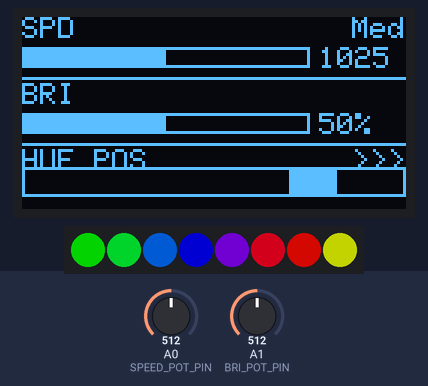
Recording of a sketch running on a simulated Arduino Uno, built with avr-gcc and run on an emulated ATmega328P. Shown: 128×64 one-colour display, 8 RGB LEDs in strip order, left to right. The test bench sets the inputs (shaded band); at power-on: A0 (SPEED_POT_PIN) = 512, A1 (BRI_POT_PIN) = 512. Dim RGB values are drawn brighter than linear.

Above: at 1.2 s.
1.3 s: A0 (SPEED_POT_PIN) set to 122
At 1.51 s:
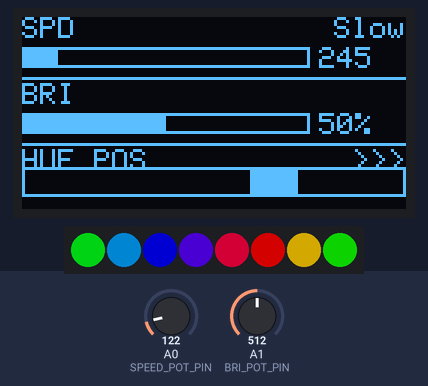
3.1 s: A0 (SPEED_POT_PIN) set to 306
At 3.53 s:
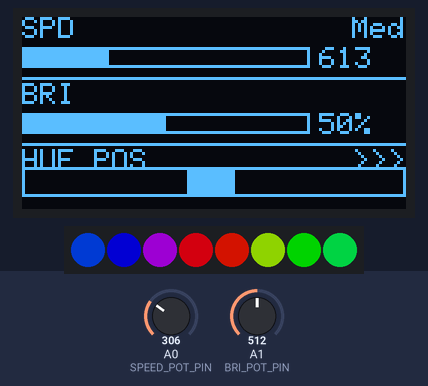
6.1 s: A1 (BRI_POT_PIN) set to 0
At 6.9 s:
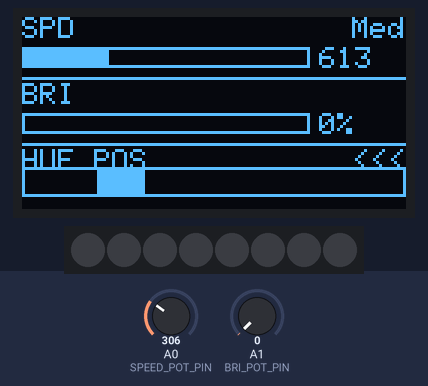
7.8 s: A1 (BRI_POT_PIN) set to 3
9.3 s: A1 (BRI_POT_PIN) set to 6
At 9.51 s:
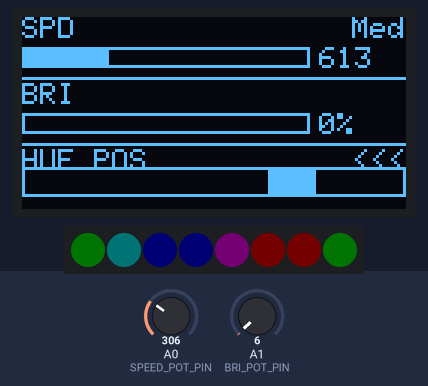
11.1 s: A0 (SPEED_POT_PIN) set to 0
At 11.9 s:
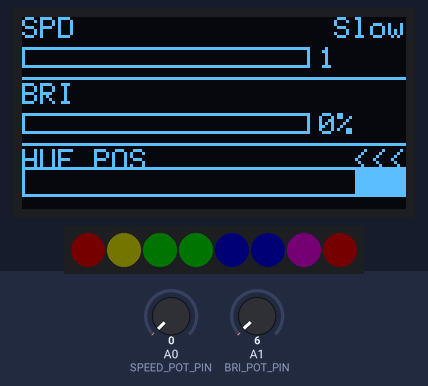
Timing chart, 0 to 49.3 s (numbered marks = the images above; inputs shaded):
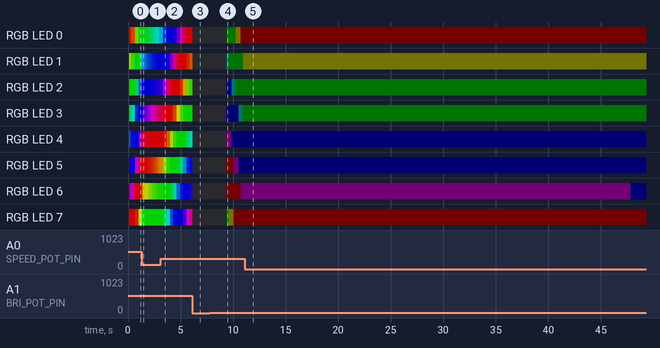

Measured:
- the behaviour switches between 4 and 5 on A1 (BRI_POT_PIN) (found by bisection; images 3 and 4)
- after the input at 1.3 s, the display: first differs from a run without the input after 0.16 s (image 1)
- after the input at 3.1 s, the display: changes after 0.28 s (image 2)
- after the input at 6.1 s, the display: first changes after 0.05 s (image 3 shows a later state)
- after the input at 9.3 s, the display: first changes after 0.09 s (image 4 shows a later state)
- after the input at 11.1 s, the display: changes after 0.06 s (image 5)

The sketch:

RainbowSpeedBriPotNeoPixelOLED.ino
```cpp
/**
 * Animates a cycling rainbow across an 8-LED WS2812B NeoPixel stick.
 * Two potentiometers control the animation speed and LED brightness.
 * An SSD1306 OLED display shows both values with bar graphs.
 *
 * The rainbow bounces back and forth through the hue wheel rather
 * than wrapping, matching the behavior of RainbowAnimationBidirectional.
 *
 * Pot 1 (A0): Controls animation speed (slow to fast)
 * Pot 2 (A1): Controls brightness (0-100%)
 *
 * The bottom section shows a bouncing position bar that tracks the
 * current hue offset as it sweeps through the color wheel, giving
 * a visual sense of the animation cycle on the monochrome display.
 *
 * Wiring:
 *  - Pot 1 wiper   → A0 (speed)
 *  - Pot 2 wiper   → A1 (brightness)
 *  - NeoPixel DIN  → Pin 7 (avoid pin 2 on Leonardo; it's I2C SDA)
 *  - NeoPixel VCC  → 5V
 *  - NeoPixel GND  → GND
 *  - OLED SDA      → SDA (pin 2 on Leonardo, A4 on Uno)
 *  - OLED SCL      → SCL (pin 3 on Leonardo, A5 on Uno)
 *
 * For our NeoPixel tutorials, see:
 * https://makeabilitylab.github.io/physcomp/advancedio/addressable-leds.html
 *
 * For our OLED tutorials, see:
 * https://makeabilitylab.github.io/physcomp/advancedio/oled.html
 *
 * By Jon E. Froehlich
 * @jonfroehlich
 * http://makeabilitylab.io
 *
 */

// Includes for OLED
#include <SPI.h>
#include <Wire.h>
#include <Adafruit_GFX.h>
#include <Adafruit_SSD1306.h>

// Include for NeoPixels
#include <Adafruit_NeoPixel.h>

#define SCREEN_WIDTH 128 // OLED display width, in pixels
#define SCREEN_HEIGHT 64 // OLED display height, in pixels

// Declaration for an SSD1306 display connected to I2C (SDA, SCL pins)
#define OLED_RESET     4 // Reset pin # (or -1 if sharing Arduino reset pin)
Adafruit_SSD1306 _display(SCREEN_WIDTH, SCREEN_HEIGHT, &Wire, OLED_RESET);

// NeoPixel configuration
const int NEOPIXEL_PIN = 7;  // Avoid pin 2 on Leonardo (I2C SDA)
const int NUM_LEDS = 8;
const uint32_t MAX_HUE = 65536; // Full circle (360°) in 16-bit hue
Adafruit_NeoPixel _strip(NUM_LEDS, NEOPIXEL_PIN, NEO_GRB + NEO_KHZ800);

// Potentiometer pins
const int SPEED_POT_PIN = A0;
const int BRI_POT_PIN = A1;
const int MAX_ANALOG_VAL = 1023;

// Animation state
int32_t _firstPixelHue = 0;
int8_t _direction = 1;  // 1 = forward, -1 = reverse

// Speed range: pot maps to a hue step per frame (1 = crawl, 2048 = fast)
const int MIN_HUE_STEP = 1;
const int MAX_HUE_STEP = 2048;

// Bar graph layout constants
const int BAR_X = 0;
const int BAR_WIDTH = 96;   // leaves room for value text to the right
const int BAR_HEIGHT = 7;

// Vertical layout: 2 data sections (20px each) + dividers + position bar
// Section 0: y=0..19   (SPD)
// Divider:   y=20
// Section 1: y=22..41  (BRI)
// Divider:   y=42
// Section 2: y=44..63  (hue position indicator)
const int SECTION_Y[] = { 0, 22, 44 };

// Position indicator bar
const int POS_BAR_Y = 50;
const int POS_BAR_HEIGHT = 10;

void setup()
{
  Serial.begin(9600);

  // Initialize the OLED
  // SSD1306_SWITCHCAPVCC = generate display voltage from 3.3V internally
  if(!_display.begin(SSD1306_SWITCHCAPVCC, 0x3D)) { // Address 0x3D for 128x64
    Serial.println(F("SSD1306 allocation failed"));
    for(;;); // Don't proceed, loop forever
  }

  _display.clearDisplay();
  _display.setTextColor(SSD1306_WHITE);

  // Initialize the NeoPixel strip
  _strip.begin();
  _strip.show(); // Initialize all pixels to off
}

void loop()
{
  // Read potentiometers (with brief delay for ADC multiplexer settling)
  int speedPotVal = analogRead(SPEED_POT_PIN);
  delay(1);
  int briPotVal = analogRead(BRI_POT_PIN);

  // Map pot values
  int hueStep = map(speedPotVal, 0, MAX_ANALOG_VAL, MIN_HUE_STEP, MAX_HUE_STEP);
  uint8_t brightness = map(briPotVal, 0, MAX_ANALOG_VAL, 0, 255);
  int briPercent = map(briPotVal, 0, MAX_ANALOG_VAL, 0, 100);

  // Advance the rainbow animation (bounce at boundaries)
  _firstPixelHue += hueStep * _direction;

  if(_firstPixelHue >= (int32_t)MAX_HUE) {
    _firstPixelHue = MAX_HUE;
    _direction = -1;
  } else if(_firstPixelHue <= 0) {
    _firstPixelHue = 0;
    _direction = 1;
  }

  // Update NeoPixels: spread the rainbow across all LEDs
  _strip.setBrightness(brightness);
  for(int i = 0; i < NUM_LEDS; i++) {
    uint32_t pixelHue = _firstPixelHue + (i * MAX_HUE / NUM_LEDS);
    _strip.setPixelColor(i, _strip.gamma32(_strip.ColorHSV(pixelHue)));
  }
  _strip.show();

  // ========== OLED DISPLAY ==========
  _display.clearDisplay();
  _display.setTextSize(1);

  // ========== SPD (section 0, y=0..19) ==========
  int y = SECTION_Y[0];
  _display.setCursor(0, y);
  _display.print(F("SPD"));

  // Speed label on the header row
  drawRightAlignedText(hueStep < 512 ? "Slow" : (hueStep < 1400 ? "Med" : "Fast"), y);

  // Bar graph + numeric step value beside it
  int speedBarFill = map(hueStep, MIN_HUE_STEP, MAX_HUE_STEP, 0, BAR_WIDTH - 2);
  drawBarGraph(BAR_X, y + 10, BAR_WIDTH, BAR_HEIGHT, speedBarFill);
  _display.setCursor(BAR_X + BAR_WIDTH + 3, y + 10);
  _display.print(hueStep);

  // ========== DIVIDER ==========
  _display.drawFastHLine(0, 20, SCREEN_WIDTH, SSD1306_WHITE);

  // ========== BRI (section 1, y=22..41) ==========
  y = SECTION_Y[1];
  _display.setCursor(0, y);
  _display.print(F("BRI"));

  // Bar graph + percentage beside it
  int briBarFill = map(briPercent, 0, 100, 0, BAR_WIDTH - 2);
  drawBarGraph(BAR_X, y + 10, BAR_WIDTH, BAR_HEIGHT, briBarFill);
  _display.setCursor(BAR_X + BAR_WIDTH + 3, y + 10);
  _display.print(briPercent);
  _display.print(F("%"));

  // ========== DIVIDER ==========
  _display.drawFastHLine(0, 42, SCREEN_WIDTH, SSD1306_WHITE);

  // ========== HUE POSITION INDICATOR (section 2, y=44..63) ==========
  y = SECTION_Y[2];
  _display.setCursor(0, y);
  _display.print(F("HUE POS"));

  // Show bounce direction with a small arrow
  drawRightAlignedText(_direction > 0 ? ">>>" : "<<<", y);

  // Draw a position bar showing where we are in the 0-65535 hue cycle.
  // The filled region represents the rainbow "window" that the 8 LEDs
  // span, bouncing back and forth across the full bar.
  _display.drawRect(0, POS_BAR_Y, SCREEN_WIDTH, POS_BAR_HEIGHT, SSD1306_WHITE);

  // Cursor position: where the first pixel's hue falls in the cycle
  // Reversed so the indicator matches the visual direction on the strip
  int cursorX = map(_firstPixelHue, 0, MAX_HUE - 1, SCREEN_WIDTH - 3, 1);
  int windowWidth = SCREEN_WIDTH / 8;  // the 8 LEDs span 1/8 of the wheel

  // Clamp the window to stay within the bar
  if(cursorX + windowWidth > SCREEN_WIDTH - 1) {
    cursorX = SCREEN_WIDTH - 1 - windowWidth;
  }
  if(cursorX < 1) {
    cursorX = 1;
  }

  _display.fillRect(cursorX, POS_BAR_Y + 1, windowWidth, POS_BAR_HEIGHT - 2, SSD1306_WHITE);

  _display.display();

  delay(10);
}

/**
 * Draws a horizontal bar graph: an outlined rectangle with a filled
 * portion representing the current value.
 *
 * @param x       Top-left x of the bar
 * @param y       Top-left y of the bar
 * @param w       Total width of the bar outline
 * @param h       Height of the bar
 * @param fillW   Width of the filled portion (0 to w-2)
 */
void drawBarGraph(int x, int y, int w, int h, int fillW) {
  _display.drawRect(x, y, w, h, SSD1306_WHITE);
  if(fillW > 0) {
    _display.fillRect(x + 1, y + 1, fillW, h - 2, SSD1306_WHITE);
  }
}

/**
 * Draws a right-aligned string at the given y position.
 * Assumes text size is already set.
 *
 * @param text  The string to draw
 * @param y     The y position for the top of the text
 */
void drawRightAlignedText(const String &text, int y) {
  int16_t x1, y1;
  uint16_t tw, th;
  _display.getTextBounds(text, 0, 0, &x1, &y1, &tw, &th);
  _display.setCursor(SCREEN_WIDTH - tw, y);
  _display.print(text);
}
```
